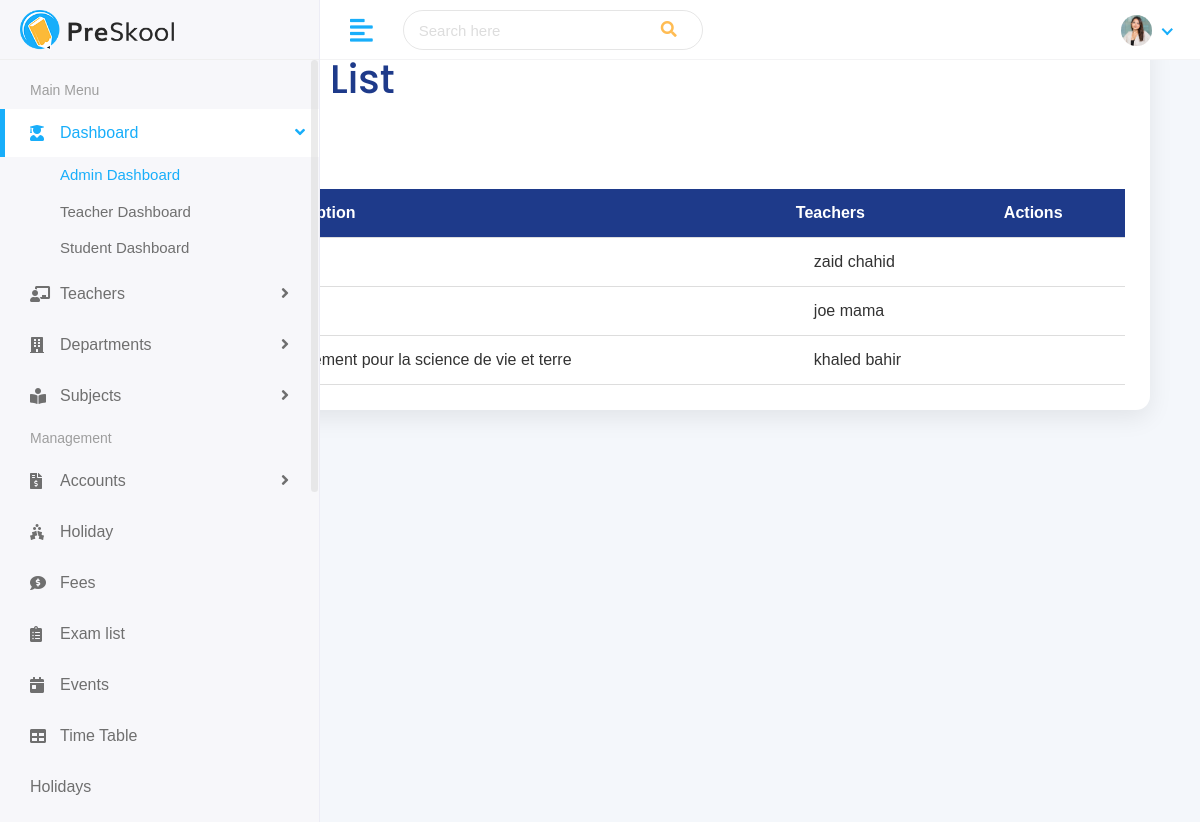
/departments/ (signed in), run on the app's committed database.
### faculty/models.py (models this page shows, shortened)
class Teacher(models.Model):
    first_name = models.CharField(max_length=100)
    last_name = models.CharField(max_length=100)
    teacher_id = models.CharField(max_length=30, unique=True, blank=True, null=True)
    email = models.EmailField(unique=True)
    phone = models.CharField(max_length=20)
    seniority = models.PositiveIntegerField(default=1)
    address = models.TextField(blank=True, null=True, default='')
    department = models.ForeignKey(
        Department,
        on_delete=models.SET_NULL,
        null=True,
        blank=True,
        related_name='teachers'
    )

class Department(models.Model):
    name = models.CharField(max_length=100, unique=True)
    description = models.TextField(blank=True, null=True, default='')

### faculty/views.py (the view)
# urls.py: path('departments/', views.department_list, name='department_list'),
@login_required
def department_list(request):
    departments = Department.objects.all().order_by('name')
    return render(request, 'departments/department-list.html', {'departments': departments})

### templates/departments/department-list.html (shortened to what this page needs)
{% extends 'Home/base.html' %}
{% load static %}
{% block body %}
</head>
<body>
    <div class="container">
        <h1>Department List</h1>
        <div class="top-actions">
            <a href="{% url 'dashboard' %}" class="btn btn-back">Back to Dashboard</a>
        </div>
        <table>
            <thead>
                <tr>
                    <th>Name</th>
                    <th>Description</th>
                    <th>Teachers</th>
                    <th>Actions</th>
                </tr>
            </thead>
            <tbody>
                {% for department in departments %}
                <tr>
                    <td>{{ department.name }}</td>
                    <td>{{ department.description }}</td>
                    <td>
                        {% if department.teachers.all %}
                            <ul>
                                {% for teacher in department.teachers.all %}
                                    <li>{{ teacher.first_name }} {{ teacher.last_name }}</li>
                                {% empty %}
                                    <li>No teachers assigned</li>
                                {% endfor %}
                            </ul>
                        {% endif %}
                    </td>
                    <td>
                    </td>
                </tr>
                {% empty %}
                <tr>
                    <td colspan="4">No departments found.</td>
                </tr>
                {% endfor %}
            </tbody>
        </table>
    </div>
{% endblock %}

### static/assets/css/style.css (style rules this page uses)
html { height: 100%; }
body { background-color: #fff; color: #333; font-family: 'Poppins', sans-serif; font-size: 1rem; height: 100%; line-height: 1.5; overflow-x: hidden; }
h1, h2, h3, h4, h5, h6 { font-family: 'Poppins', sans-serif; margin-top: 0; }
ul, ol { padding: 0px; list-style: none; }

### templates/departments/department-list.html (style rules this page uses)
* { box-sizing: border-box; font-family: Arial, sans-serif; }
body { background: #f4f7fb; padding: 30px; margin: 0; }
.container { max-width: 1100px; margin: auto; background: #fff; padding: 25px; border-radius: 14px; box-shadow: 0 8px 25px rgba(0,0,0,0.08); }
h1 { margin-bottom: 20px; color: #1e3a8a; }
.top-actions { margin-bottom: 20px; }
.btn { display: inline-block; text-decoration: none; padding: 10px 16px; border-radius: 8px; font-weight: bold; margin-right: 10px; }
.btn-back { background: #6b7280; color: #fff; }
table { width: 100%; border-collapse: collapse; }
th, td { padding: 12px; border-bottom: 1px solid #ddd; text-align: left; vertical-align: top; }
thead { background: #1e3a8a; color: white; }
ul { margin: 0; padding-left: 18px; }

### data on the page
Teacher: first_name "zaid", last_name "chahid"
Teacher: first_name "joe", last_name "mama"
Department: description "departement pour la science de vie et terre"
Teacher: first_name "khaled", last_name "bahir"
